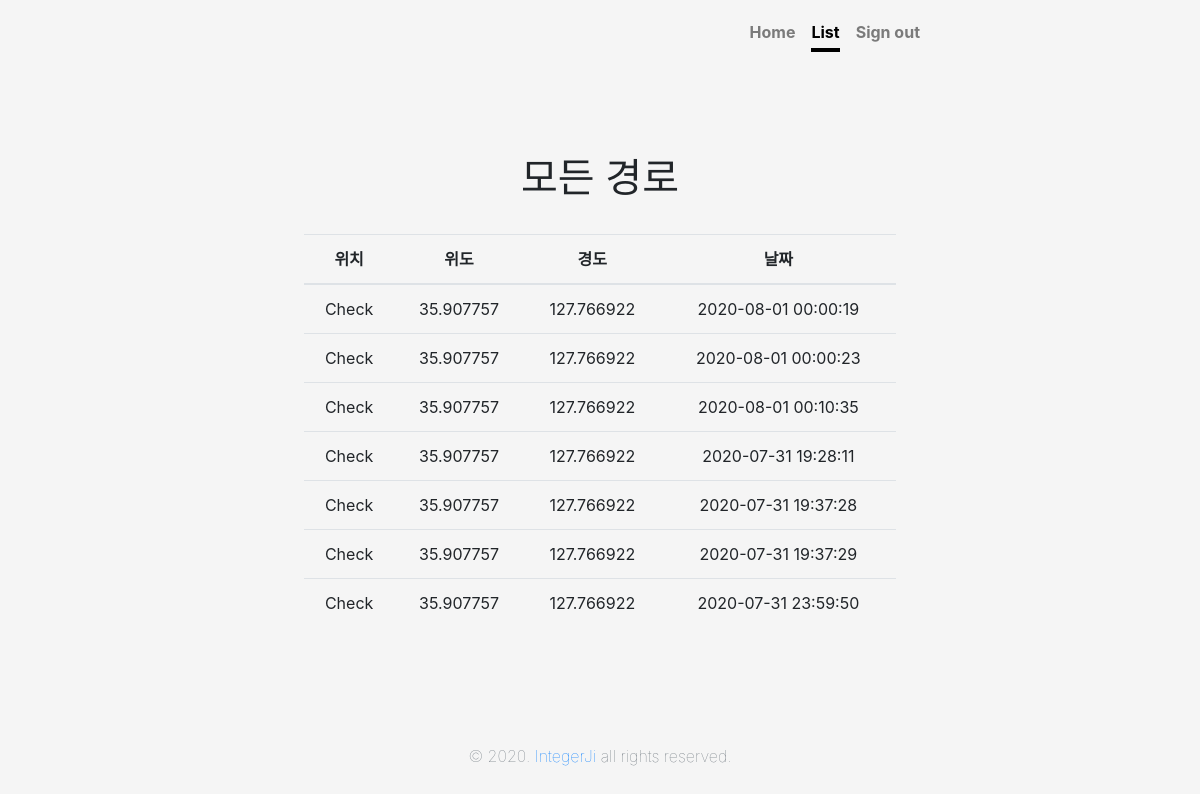
The app's page /app/list/ (signed in) with its own data.
### app/models.py (models this page shows)
class Report(models.Model):
    objects = models.Manager()
    input_user = models.ForeignKey(User, on_delete = models.CASCADE)
    input_report = models.CharField(max_length=200, null = True, default='비어있음')
    input_date = models.CharField(max_length=20, default=0, null=True, blank=True)
    input_time = models.CharField(max_length=20, default=0, null=True, blank=True)
    input_lat = models.DecimalField(max_digits=9, decimal_places=6, null = True)
    input_lon = models.DecimalField(max_digits=9, decimal_places=6, null = True)

### app/views.py (the view)
# urls.py: path('list/', views.list, name='list'),
def list(request):
    report = Report.objects.filter(input_user=request.user).order_by('-input_date')
    return render(request, 'list.html', {'report':report })

### app/templates/list.html (shortened to what this page needs)
{% load static %}
<!doctype html>
<html lang="en">
<head>
  <link href="{% static 'css/bootstrap.css' %}" rel="stylesheet">
  <link href="{% static 'css/cover.css' %}" rel="stylesheet">
</head>
<body class="text-center">
  <div class="cover-container d-flex w-100 h-100 p-3 mx-auto flex-column">
    <header class="masthead mb-auto">
      <div class="inner">
        <nav class="nav nav-masthead justify-content-center">
          <a class="nav-link" href="{% url 'index' %}">Home</a>
          <a class="nav-link active" href="{% url 'list' %}">List</a>
          <a class="nav-link" href="{% url 'signout' %}">Sign out</a>
        </nav>
      </div>
    </header>
    <main role="main" class="inner cover">
      <h1 class="cover-heading">모든 경로</h1>
      <br>
      <table class="table">
        <thead>
          <tr>
            <th scope="col">위치</th>
            <th scope="col">위도</th>
            <th scope="col">경도</th>
            <th scope="col">날짜</th>
          </tr>
        </thead>
        <tbody>
          {% for report in report.all %}
          <tr>
            <td>{{ report.input_report }}</td>
            <td>{{ report.input_lat }}</td>
            <td>{{ report.input_lon }}</td>
            <td>{{ report.input_date }} {{ report.input_time }}</td>
          </tr>
          {% endfor %}
        </tbody>
      </table>
    </main>
    <footer class="mastfoot mt-auto">
      <div class="inner">
        <p class="text-muted font-weight-lighter">&copy; 2020. <a href="https://www.instagram.com/integer_ji/">IntegerJi</a> all rights reserved.</p>
      </div>
    </footer>
  </div>
</body>

### app/static/css/cover.css (style rules this page uses)
html, body { height: 100%; background-color: #f5f5f5; }
body { display: -ms-flexbox; display: flex; }
.cover-container { max-width: 42em; }
.masthead { margin-bottom: 2rem; }
.nav-masthead .nav-link { padding: .25rem 0; font-weight: 700; color: rgba(0, 0, 0, .5); background-color: transparent; border-bottom: .25rem solid transparent; }
.nav-masthead .nav-link + .nav-link { margin-left: 1rem; }
.nav-masthead .active { color: #000; border-bottom-color: #000; }
@media (min-width: 48em) { .nav-masthead { float: right; } }
.cover { padding: 0 1.5rem; }

### records on screen
Report: input_report "Check", input_lat "35.907757", input_lon "127.766922", input_date "2020-08-01", input_time "00:00:19"
Report: input_report "Check", input_lat "35.907757", input_lon "127.766922", input_date "2020-08-01", input_time "00:00:23"
Report: input_report "Check", input_lat "35.907757", input_lon "127.766922", input_date "2020-08-01", input_time "00:10:35"
Report: input_report "Check", input_lat "35.907757", input_lon "127.766922", input_date "2020-07-31", input_time "19:28:11"
Report: input_report "Check", input_lat "35.907757", input_lon "127.766922", input_date "2020-07-31", input_time "19:37:28"
Report: input_report "Check", input_lat "35.907757", input_lon "127.766922", input_date "2020-07-31", input_time "19:37:29"
Report: input_report "Check", input_lat "35.907757", input_lon "127.766922", input_date "2020-07-31", input_time "23:59:50"
